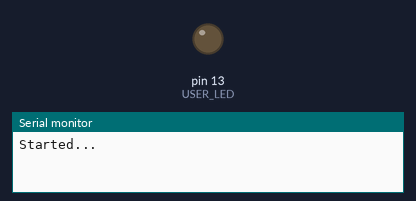
Simulated run of this sketch. Board: Arduino Uno, built with avr-gcc and run on an emulated ATmega328P. Shown: output pins drawn as LEDs (lit = HIGH), the last lines printed to the serial monitor.

Above: at 0.1 s.
At 10.3 s:
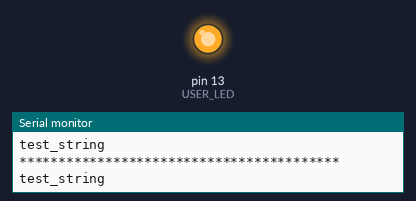
Timing chart, 0 to 11.8 s (numbered marks = the images above):
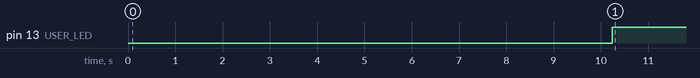

The sketch:

timer.ino
```cpp
#include "src/timermngmnt.h"

#define USER_LED 13
void init_timer_to_1ms()
{
 // Prescaler 64 ==> resolution changes from 0,0000000625 to 0,000004
 // Need interval of 1Ms ==> 0,001/((1/16000000)*64) = 250 ticks

 // Set prescaler to 64 ; (1 << CS01)|(1 << CS00)
 // Clear Timer on Compare (CTC) mode ; (1 << WGM02)
 TCCR0A = 0 ;
 TCCR0B |= (1 << WGM02)|(1 << CS01)|(1 << CS00) ;


 // set Output Compare Register to (250 - 1) ticks
 OCR0A = 0xF9;

 // TCNT0
 // Timer count = (required delay/clock time period) - 1
 // 249 = (0,001/0,000004) - 1

 // initialize counter
 TCNT0 = 0;

 // TIMSK0
 // Set Timer Interrupt Mask Register to
 // Clear Timer on Compare channel A for timer 0
 TIMSK0 |= (1 << OCIE0A);
}

volatile ut32_timer systick_cnt;
ISR(TIMER0_COMPA_vect)
{
 ++systick_cnt;
}

void led_task(void *arg)
{
  int* a = (int *)arg;
  digitalWrite(USER_LED, *a);
  *a = !(*a);
}

void print_task_string(void* arg)
{
  const char* str = (const char*)arg;
  Serial.println(str);
}

void print_task(void* arg)
{
  Serial.println("*****************************************");
}

timer_t t1;
timer_t t2;
timer_t t3;

void setup() {

  Serial.begin(9600);
  Serial.println("Started...");


  pinMode(USER_LED, OUTPUT);
  digitalWrite(USER_LED, LOW);

  init_timer_to_1ms();
  int a = 1, b = 2, c = 1;
  const char* test_string = "test_string";

  init_timer(&t1, LOOP, test_string, print_task_string, 1000);
  init_timer(&t2, LOOP, &b, print_task, 2000);
  init_timer(&t3, LOOP, &c, led_task, 10000);

  start_timer(&t1);
  start_timer(&t2);
  start_timer(&t3);
}

void loop() {
  timer_pool();
}
```

timermngmnt.h
```cpp
#ifndef _TIMER_MGMNT_H_
#define _TIMER_MGMNT_H_

#ifdef __cplusplus
extern "C" {
#endif

#include <stdint.h>

typedef uint8_t ut8_timer;
typedef uint32_t ut32_timer;

extern volatile ut32_timer systick_cnt;

typedef enum timer_type
{
  SHOT,
  LOOP
}timer_type_e;

typedef struct timer_s
{
  struct timer_s* timer_list; ///< Next entry in the single linked list
  timer_type_e type; ///< Single Shot or auto - reloaled
  void *arg; ///< Placeholder for argument will pass when the timer is expired.
  void (*exp_func)(void *); ///< Call the callback function When the timer is expired
  ut32_timer remaining_time_to_expire; ///< Remaining time to the fire!
  ut32_timer starting_timestamp; ///<Placeholder for starting timestamp
  ut32_timer interval; ///< milisecond
}timer_t;

typedef struct timer_mngmnt_s
{
  timer_t* root; ///< Handle root
  ut8_timer count_of_active_timers; ///< Total number of the running timers;
}timer_mngmnt_t;

static timer_mngmnt_t tmr_mngmnt = {.root = NULL, .count_of_active_timers = 0};

static ut8_timer s_get_count_of_active_timers(const timer_mngmnt_t* self)
{
  return self -> count_of_active_timers;
}

static void timer_add(timer_t *tmr)
{
  if (NULL == tmr_mngmnt.root)
  {
    tmr_mngmnt.root = tmr;
  }
  else
  {
    timer_t *pos = tmr_mngmnt.root;

    while (NULL != pos -> timer_list)
    {
      pos = pos -> timer_list;
    }

    pos -> timer_list = tmr;
  }

  ++tmr_mngmnt.count_of_active_timers;
}

static void unlink_timer(timer_t *tmr)
{
  //Check timer is root ?
  //Ex: root (t1) -> t2 -> t3
  // (t1) == (unlinked_timer)
  // root -> t2 -> t3
  if (tmr_mngmnt.root == tmr)
  {
    tmr_mngmnt.root = tmr -> timer_list;
    --tmr_mngmnt.count_of_active_timers;
    return;
  }

  timer_t *prev = tmr_mngmnt.root;

  for (timer_t* pos = tmr_mngmnt.root; NULL != pos; pos = pos -> timer_list)
  {
    // Ex; root (t1) -> t2 -> t3
    // (t1 -- t2) == unlinked_timer
    // t1 -> t3
    if (prev -> timer_list == tmr)
    {
      prev -> timer_list = tmr -> timer_list;
      --tmr_mngmnt.count_of_active_timers;
      break;
    }
    //Update to previous one
    prev = pos;
  }
}

static ut32_timer get_systick(void)
{
  return systick_cnt;
}

void init_timer(timer_t *tmr, timer_type_e type, void *arg, void(*exp_func)(void*), ut32_timer interval)
{
  tmr -> timer_list = NULL;
  tmr -> type = type;
  tmr -> exp_func = exp_func;
  tmr -> arg = arg;
  tmr -> remaining_time_to_expire = 0;
  tmr -> interval = interval;
  tmr -> starting_timestamp = 0;
}

void start_timer(timer_t *tmr)
{
  tmr -> starting_timestamp = get_systick();

  timer_add(tmr);
}

void timer_pool(void)
{
  for (timer_t* pos = tmr_mngmnt.root; NULL != pos; pos = pos -> timer_list)
  {
    if ((get_systick() - pos -> starting_timestamp) >= pos -> interval)
    {
      /* Call expire func */
      if (pos -> exp_func != NULL)
      {
        pos -> exp_func(pos -> arg);
      }

      if (pos -> type == SHOT)
      {
        unlink_timer(pos);
      }
      /* Reload the timer */
      else if (pos -> type == LOOP)
      {
        pos -> starting_timestamp = get_systick();
      }
    }
  }
}

ut8_timer get_count_of_active_timers(void)
{
  return s_get_count_of_active_timers(&tmr_mngmnt);
}

void remove_timer(timer_t *tmr)
{
  unlink_timer(tmr);
}

int32_t remaining_time_to_fire(const timer_t *tmr)
{
  if (tmr_mngmnt.root == tmr)
  {
    return (tmr -> interval - (get_systick() - tmr -> starting_timestamp));
  }

  timer_t *prev = tmr_mngmnt.root;

  for (timer_t* pos = tmr_mngmnt.root; NULL != pos; pos = pos -> timer_list)
  {
    if (prev -> timer_list == tmr)
    {
      return (tmr -> interval - (get_systick() - tmr -> starting_timestamp));
    }
    //Update to previous one
    prev = pos;
  }

  // if timer is single shot but you are trying to get remaining time !
  return -1;
}

#ifdef __cplusplus
} /* closing brace for extern "C" */
#endif

#endif /* #ifndef _TIMER_MGMNT_H_ */
```

Measured:
- by itself, pin 13 (USER_LED): LOW → HIGH at 10.2 s
